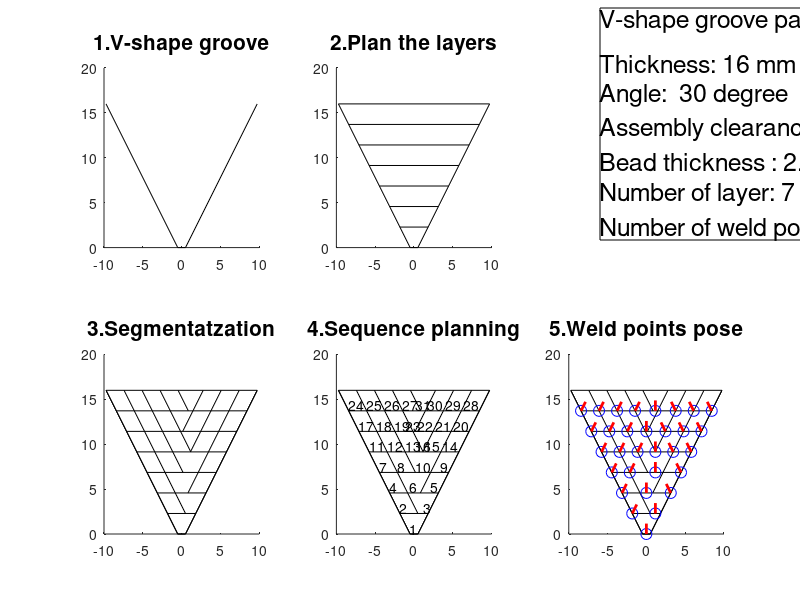

Recreate this plot in MATLAB.
%% Mutilayer weld design
% Written by: Maggie XU
% Date: 29 oct 2020

% Note:
% this code is built partially based on the reference
% reference: Multi-pass path planning for thick plate by DSAW based on vision sensor, avaliable at sci-hub.st/10.1108/SR-04-2013-649

% This method:
% plans the welding layers and sequence for V-shape groove
% works for V-shape groove only
% welding bead geometry has been approximated into parallelograms or trapezoids
% use side to center, left-to-right approach to plan the beads

%input: 1.thickness           h (mm)
%       2.groove angle        beta (degree)
%       3.assembly clearance  g(mm)
%       4.bead thickness      t(mm)

%output: 1.number of layer
%        2.all weld points with pose in 2d, in proper sequence order

clc
clf
clear

%% start

%% 1.plot the V profile

h = 16;                  % height(thickness), unit: mm
beta = 30;               % angle in degree [0, 90], the total angle will be 2*beta
g = 1;                   % assembly clearance = g*2, unit mm

A = [-g/2, 0];                 % start point left, assume the bottom of V lies in origin
B = [g/2, 0];                  % start point right, assume the bottom of V lies in origin
C = [h*tand(beta)+g/2, h];     % corner point right
D = [-h*tand(beta)-g/2, h];    % corner point left

figure(1)
subplot(2, 3, 1);
title("1.V-shape groove", 'FontSize',15) 
hold on;
plot([A(1) B(1)], [A(2) B(2)], 'k')
plot([A(1) D(1)], [A(2) D(2)], 'k')
plot([B(1) C(1)], [B(2) C(2)], 'k')

%% 2.get the layers for welding

% welding parameter information
aH = 1; % deposition coefficient
v1 = 1; % wire feed rate
d = 1;  % wire diameter
v2 = 1; % welding speed
m = 1;  % number of the weld beads contained in L layer

% derived param for layer planning
S = aH*pi*v1*(d^2)/(4*v2);     % cross-sectional area of the weld bead, S=t^2*tand(beta)+2g
t = sqrt(S-g/tand(beta));      % the thickness of each layer
t = h/7;                       % for simplicity
S = (tand(beta)*(t)+g)*t;      % cross-sectional area of the weld bead
K = floor(h/t);                % number of layer

% plot the layers
subplot(2, 3, 2);
title("2.Plan the layers", 'FontSize',15)
hold on;
plot([A(1) B(1)], [A(2) B(2)], 'k')
plot([A(1) D(1)], [A(2) D(2)], 'k')
plot([B(1) C(1)], [B(2) C(2)], 'k')
for i = 1:1:K;
  y = i*t;
  right_x = tand(beta)*y+g/2;
  left_x = -right_x;
  plot([left_x right_x], [y y], 'k')
end



%% 3.segmentatzatize the layer

L = @(m) 2*tand(beta)*t*m+g;        % layer length
l = S/t;                            %length of the weld bead in parallelograms                 
LN = ceil((L(K)+L(K-1))/(L(1)+g));  % largest number of beads in one layer
vl=[tand(beta)*t -t];               % vector for left point drawing
vr=[-tand(beta)*t -t];              % vector for right point drawing

% plot segmentatzation
subplot(2, 3, 4);
title("3.Segmentatzation", 'FontSize',15)
hold on;
plot([A(1) B(1)], [A(2) B(2)], 'k')
plot([A(1) D(1)], [A(2) D(2)], 'k')
plot([B(1) C(1)], [B(2) C(2)], 'k')
plot([A(1) B(1)], [A(2) B(2)], 'k')
plot([A(1) D(1)], [A(2) D(2)], 'k')
plot([B(1) C(1)], [B(2) C(2)], 'k')
for i = 1:1:K;
  y = i*t;
  right_x = tand(beta)*y+g/2;
  left_x = -right_x;
  plot([left_x right_x], [y y], 'k')
end

% constrcut weld points
for i = 1:1:K
  y = i*t;
  xr = tand(beta)*y+g/2;
  xl = -xr;
%  N = (L(i)+L(i-1))/(L(1)+g)
  N = round((L(i)+L(i-1))/(L(1)+g));
  if N>1
    lp = floor(N/2);
    rp = N-lp-1;
    trap = 1;
    for j = 1:1:lp;
      x = xl+j*l;
      z(i,j,:) = [x y];
%      plot(x, y, 'r*', 'markersize', 10)
      temp = [x+vl(1) y+vl(2)];
      plot([x,temp(1)], [y, temp(2)], 'k')
    endfor
    for j = lp+1:1:N-1;
      x = xr - (N-j)*l;
      z(i,j,:) = [x y];
%      plot(x, y, 'r*', 'markersize', 10)
      temp = [x+vr(1) y+vr(2)];
      plot([x,temp(1)], [y, temp(2)], 'k')
    endfor
  else
    lp = 0; 
    rp=0;
    trap=1;
  endif
endfor



%% 4.plan the sequence for segmentatzation

subplot(2, 3, 5);
title("4.Sequence planning", 'FontSize',15)
hold on;
plot([A(1) B(1)], [A(2) B(2)], 'k')
plot([A(1) D(1)], [A(2) D(2)], 'k')
plot([B(1) C(1)], [B(2) C(2)], 'k')
plot([A(1) B(1)], [A(2) B(2)], 'k')
plot([A(1) D(1)], [A(2) D(2)], 'k')
plot([B(1) C(1)], [B(2) C(2)], 'k')
for i = 1:1:K;
  y = i*t;
  right_x = tand(beta)*y+g/2;
  left_x = -right_x;
  plot([left_x right_x], [y y], 'k')
end

% constrcut points for each segmentation
for i = 1:1:K
  y = i*t;
  xr = tand(beta)*y+g/2;
  xl = -xr;
  N = round((L(i)+L(i-1))/(L(1)+g));
  if N>1
    lp = floor(N/2);
    rp = N-lp-1;
    trap = 1;
    for j = 1:1:lp;
      x = xl+j*l;
      z(i,j,:) = [x y];
%      plot(x, y, 'r*', 'markersize', 10)
      temp = [x+vl(1) y+vl(2)];
      plot([x,temp(1)], [y, temp(2)], 'k')
%      text(x,y,num2str(1), 'FontSize',18, 'HorizontalAlignment','right', 'VerticalAlignment','top')
    endfor
    for j = lp+1:1:N-1;
      x = xr - (N-j)*l;
      z(i,j,:) = [x y];
%      plot(x, y, 'r*', 'markersize', 10)
      temp = [x+vr(1) y+vr(2)];
      plot([x,temp(1)], [y, temp(2)], 'k')
    endfor
  else
    lp = 0; 
    rp=0;
    trap=1;
  endif
endfor



%% 5.get the pose for welding (position and orientation, represneted in vector form)

w = zeros(K,LN,2);                              % set of weld points, ith layer, jth weld segmentation
vl=[tand(beta)*t-l -t];                         % vector for left point projection
vr=[-tand(beta)*t+l -t];                        % vector for right point drawing
length = t/2;                                   % length of arrow to represnt weld in the plot
dl = length*[sind(45-beta/2) cosd(45-beta/2)];  % orientation of weld point for left segmentation
dv = length*[-cosd(45+beta/2) sind(45+beta/2)]; % orientation of weld point for right segmentation
number = 1;                                     % for arranging sequece

for i = 1:1:K
  y = i*t;
  xr = tand(beta)*y+g/2;
  xl = -xr;
  N = round((L(i)+L(i-1))/(L(1)+g));
  k = N-1;
  if N == 1
    lp = 0; 
    rp=0;
    trap=1;
    temp = [0 0];
    w(i,1,:) = [0 0];
    text(0, 0, num2str(number), 'FontSize',10, 'VerticalAlignment','bottom','HorizontalAlignment','center') 
    number = number+1;
  elseif N == 2
    x = xl+l;
    temp = [x+vl(1), y+vl(2)];
    w(i,1,:) = temp;
    text(temp(1), temp(2), num2str(number), 'FontSize',10, 'VerticalAlignment','bottom') 
    number = number+1;
    temp(1) = l/2;
    w(i,2,:) = temp;
    text(temp(1), temp(2), num2str(number), 'FontSize',10, 'VerticalAlignment','bottom') 
    number = number+1;
  elseif N>2
    lp = floor(N/2);
    rp = N-lp-1;
    trap = 1;
    for j = 1:1:lp;
      x = xl+j*l;
      temp = [x+vl(1) y+vl(2)];
      w(i,j,:) = temp;
      text(temp(1), temp(2), num2str(number), 'FontSize',10, 'VerticalAlignment','bottom') 
      number = number+1;
    endfor
    for j = lp+1:1:N-1;
      x = xr - (N-k)*l;
      temp = [x+vr(1) y+vr(2)];
      w(i,j,:) = temp;
      text(temp(1), temp(2), num2str(number), 'FontSize',10, 'VerticalAlignment','bottom', 'HorizontalAlignment','right') 
      number = number+1;
      k = k-1;
    endfor
    for j = N:N
      temp = (w(i,lp,:) + w(i,N-1,:))/2;
      w(i,j,:) = temp;
      text(temp(1), temp(2), num2str(number), 'FontSize',10, 'VerticalAlignment','bottom',  'HorizontalAlignment','center') 
      number = number+1;
     endfor
  endif
endfor
point_number = number-1;

%plot previous plots
subplot(2, 3, 6);
title("5.Weld points pose", 'FontSize',15)
hold on;
plot([A(1) B(1)], [A(2) B(2)], 'k')
plot([A(1) D(1)], [A(2) D(2)], 'k')
plot([B(1) C(1)], [B(2) C(2)], 'k')
plot([A(1) B(1)], [A(2) B(2)], 'k')
plot([A(1) D(1)], [A(2) D(2)], 'k')
plot([B(1) C(1)], [B(2) C(2)], 'k')
for i = 1:1:K;
  y = i*t;
  right_x = tand(beta)*y+g/2;
  left_x = -right_x;
  plot([left_x right_x], [y y], 'k')
end
vl=[tand(beta)*t -t]; % vector for left point drawing
vr=[-tand(beta)*t -t]; % vector for right point drawing
%% constrcut points
for i = 1:1:K
  y = i*t;
  xr = tand(beta)*y+g/2;
  xl = -xr;
  N = round((L(i)+L(i-1))/(L(1)+g));
  if N>1
    lp = floor(N/2);
    rp = N-lp-1;
    trap = 1;
    for j = 1:1:lp;
      x = xl+j*l;
      z(i,j,:) = [x y];
%      plot(x, y, 'r*', 'markersize', 10)
      temp = [x+vl(1) y+vl(2)];
      plot([x,temp(1)], [y, temp(2)], 'k')
%      text(x,y,num2str(1), 'FontSize',18, 'HorizontalAlignment','right', 'VerticalAlignment','top')
    endfor
    for j = lp+1:1:N-1;
      x = xr - (N-j)*l;
      z(i,j,:) = [x y];
%      plot(x, y, 'r*', 'markersize', 10)
      temp = [x+vr(1) y+vr(2)];
      plot([x,temp(1)], [y, temp(2)], 'k')
    endfor
  else
    lp = 0; 
    rp=0;
    trap=1;
  endif
endfor

% plot the arrows
w = zeros(K,LN,2);
welding_points = [];
vl=[tand(beta)*t-l -t]; % vector for left point projection
vr=[-tand(beta)*t+l -t]; % vector for right point drawing
length = l/2;
color = 'c';
dl = length*[sind(45-beta/2) cosd(45-beta/2)];
dv = length*[-cosd(45+beta/2) sind(45+beta/2)];
for i = 1:1:K
  y = i*t;
  xr = tand(beta)*y+g/2;
  xl = -xr;
  N = round((L(i)+L(i-1))/(L(1)+g));
  k = N-1;
  if N == 1
    lp = 0; 
    rp=0;
    trap=1;
    temp = [0 0];
    w(i,1,:) = [0 0];
    plot(0, 0, 'bo', 'markersize', 8) 
    tempy(1) = temp(1)+0;
    tempy(2) = temp(2)+length;
    plot([temp(1) tempy(1)],[temp(2) tempy(2)],'Linewidth',2, 'color','r')
    welding_pt = [temp 0 length];
    welding_points = [welding_points welding_pt];
    number = number+1;
  elseif N == 2
    x = xl+l;
    temp = [x+vl(1), y+vl(2)];
    w(i,1,:) = temp;
    plot(temp(1), temp(2), 'bo', 'markersize', 8)
    number = number+1;
    tempy(1) = temp(1)+dl(1);
    tempy(2) = temp(2)+dl(2);
    plot([temp(1) tempy(1)],[temp(2) tempy(2)],'Linewidth',2, 'color','r')
    welding_pt = [temp dl(1) dl(2)];
    welding_points = [welding_points welding_pt];
    temp(1) = l/2;
    w(i,2,:) = temp;
    plot(temp(1), temp(2), 'bo', 'markersize', 8)
    number = number+1;
    tempy(1) = temp(1)+0;
    tempy(2) = temp(2)+length;
    plot([temp(1) tempy(1)],[temp(2) tempy(2)],'Linewidth',2, 'color','r')
    welding_pt = [temp 0 length];
    welding_points = [welding_points welding_pt];
  elseif N>2
    lp = floor(N/2);
    rp = N-lp-1;
    trap = 1;
    for j = 1:1:lp;
      x = xl+j*l;
      temp = [x+vl(1) y+vl(2)];
      w(i,j,:) = temp;
      plot(temp(1), temp(2), 'bo', 'markersize', 8)
      number = number+1;
      tempy(1) = temp(1)+dl(1);
      tempy(2) = temp(2)+dl(2);
      plot([temp(1) tempy(1)],[temp(2) tempy(2)],'Linewidth',2, 'color','r')
      welding_pt = [temp dl(1) dl(2)];
      welding_points = [welding_points welding_pt];
    endfor
    for j = lp+1:1:N-1;
      x = xr - (N-k)*l;
      temp = [x+vr(1) y+vr(2)];
      w(i,j,:) = temp;
      plot(temp(1), temp(2), 'bo', 'markersize', 8) 
      number = number+1;
      k = k-1;
      tempy(1) = temp(1)+dv(1);
      tempy(2) = temp(2)+dv(2);
      plot([temp(1) tempy(1)],[temp(2) tempy(2)],'Linewidth',2, 'color','r')
      welding_pt = [temp dv(1) dv(2)];
      welding_points = [welding_points welding_pt];
    endfor
    for j = N:N
      temp = (w(i,lp,:) + w(i,N-1,:))/2;
      w(i,j,:) = temp;
      plot(temp(1), temp(2), 'bo', 'markersize', 8) 
      number = number+1;
      tempy(1) = temp(1)+0;
      tempy(2) = temp(2)+length;
      plot([temp(1) tempy(1)],[temp(2) tempy(2)],'Linewidth',2, 'color','r')
      welding_pt = [temp(1) temp(2) 0 length];
      welding_points = [welding_points welding_pt];
    endfor
  endif
endfor

welding_points =  reshape(welding_points,4,point_number);

%information of this plot
txt0 = ['V-shape groove parameter'];
line = ['   '];
txt1 = ['Thickness: ' num2str(h) ' mm'];
txt2 = ['Angle:  ' num2str(beta) ' degree'];
txt3 = ['Assembly clearance: ' num2str(g) ' mm'];
txt4 = ['Bead thickness : ' num2str(t) ' mm']; 
txt5 = ['Number of layer: ' num2str(K)];
txt6 = ['Number of weld points: ' num2str(point_number)];
txt = {txt0, line, txt1, txt2, txt3, txt4, txt5, txt6};
annotation('textbox',[0.75,0.6,0.3,0.3],'String',txt,'FitBoxToText','on','FontSize', 18);
%% end